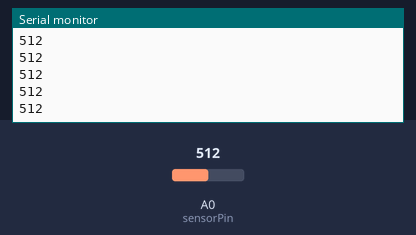
Recording of a sketch running on a simulated Arduino Uno, built with avr-gcc and run on an emulated ATmega328P. Parts: the last lines printed to the serial monitor. Inputs (shaded band) come from the test bench; at power-on: A0 (sensorPin) = 512.

Above: at 1.2 s.
1.3 s: A0 (sensorPin) set to 716
At 2.3 s:
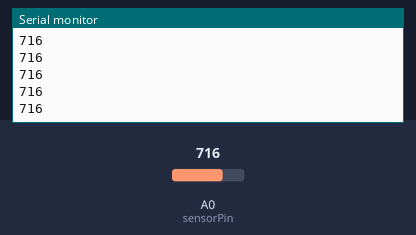
2.8 s: A0 (sensorPin) set to 900
At 3.8 s:
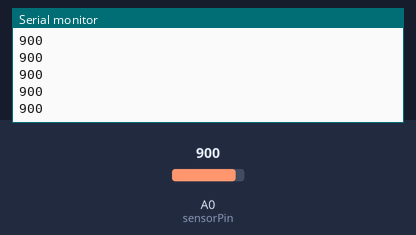
Timing chart, 0 to 5.8 s (numbered marks = the images above; inputs shaded):
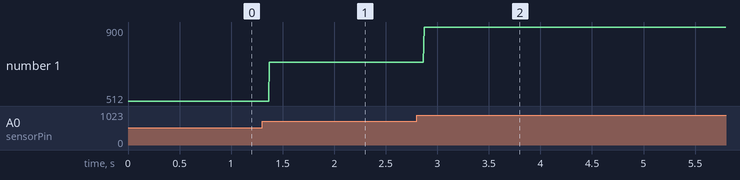

Measured:
- after the input at 1.3 s, the serial monitor: prints a new line after 0.07 s (image 1)
- after the input at 2.8 s, the serial monitor: prints a new line after 0.07 s (image 2)
- plotted number 1: 512 → 716 after the input at 1.3 s, 716 → 900 after the input at 2.8 s

The sketch:

pressure.ino
```cpp
const int sensorPin = A0;
int value; //save analog value

void setup(){
  Serial.begin(9600);

}

void loop(){
  value = analogRead(sensorPin);       //Read and save analog value from potentiometer
  Serial.println(value);               //Print value
}
```
